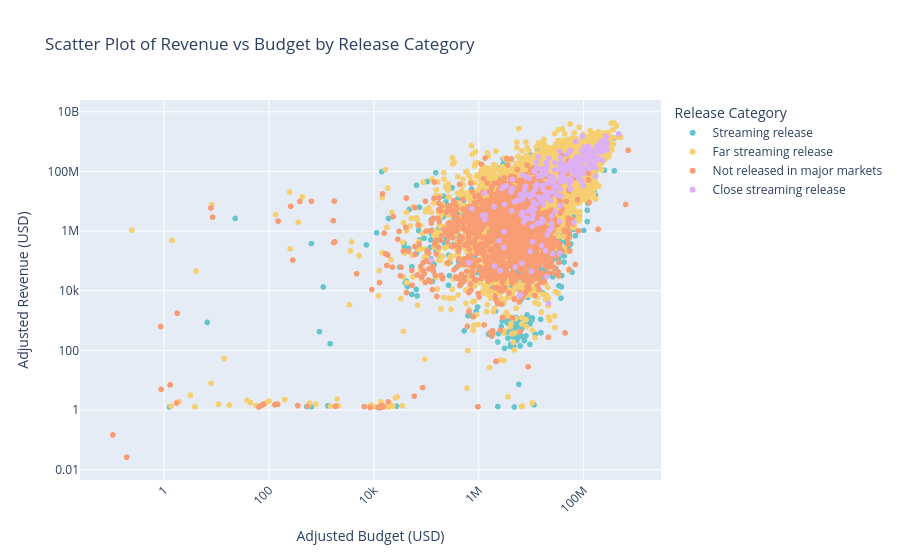

Here is the notebook cell this chart was saved with:
### Code cell
fig = px.scatter(
    filtered_data,
    x="budget_usd_adj",
    y="revenue_usd_adj",
    color="release_category",
    labels={
        "budget_usd_adj": "Adjusted Budget (USD)",
        "revenue_usd_adj": "Adjusted Revenue (USD)",
    },
    title="Scatter Plot of Revenue vs Budget by Release Category",
    log_x=True,
    log_y=True,
    color_discrete_sequence=px.colors.qualitative.Pastel,
)

fig.update_layout(
    xaxis_title="Adjusted Budget (USD)",
    yaxis_title="Adjusted Revenue (USD)",
    legend_title="Release Category",
    xaxis_tickangle=-45,
    xaxis_tickfont_size=12,
    yaxis_tickfont_size=12,
)

fig.show()

### Figure 1 — Plotly figure (JSON) as saved in the notebook; plotly's stock layout.template omitted (floating-point values rounded to 4 significant figures; data arrays with more than 128 entries replaced by an {"elided": "..."} marker saying what was removed)
{"data": [{"hovertemplate": "release_category=Streaming release<br>Adjusted Budget (USD)=%{x}<br>Adjusted Revenue (USD)=%{y}<extra></extra>", "legendgroup": "Streaming release", "marker": {"color": "rgb(102, 197, 204)", "symbol": "circle"}, "mode": "markers", "name": "Streaming release", "showlegend": true, "type": "scattergl", "x": {"elided": "2085 float values"}, "xaxis": "x", "y": {"elided": "2085 float values"}, "yaxis": "y"}, {"hovertemplate": "release_category=Far streaming release<br>Adjusted Budget (USD)=%{x}<br>Adjusted Revenue (USD)=%{y}<extra></extra>", "legendgroup": "Far streaming release", "marker": {"color": "rgb(246, 207, 113)", "symbol": "circle"}, "mode": "markers", "name": "Far streaming release", "showlegend": true, "type": "scattergl", "x": {"elided": "7977 float values"}, "xaxis": "x", "y": {"elided": "7977 float values"}, "yaxis": "y"}, {"hovertemplate": "release_category=Not released in major markets<br>Adjusted Budget (USD)=%{x}<br>Adjusted Revenue (USD)=%{y}<extra></extra>", "legendgroup": "Not released in major markets", "marker": {"color": "rgb(248, 156, 116)", "symbol": "circle"}, "mode": "markers", "name": "Not released in major markets", "showlegend": true, "type": "scattergl", "x": {"elided": "1813 float values"}, "xaxis": "x", "y": {"elided": "1813 float values"}, "yaxis": "y"}, {"hovertemplate": "release_category=Close streaming release<br>Adjusted Budget (USD)=%{x}<br>Adjusted Revenue (USD)=%{y}<extra></extra>", "legendgroup": "Close streaming release", "marker": {"color": "rgb(220, 176, 242)", "symbol": "circle"}, "mode": "markers", "name": "Close streaming release", "showlegend": true, "type": "scattergl", "x": {"elided": "256 float values"}, "xaxis": "x", "y": {"elided": "256 float values"}, "yaxis": "y"}], "layout": {"legend": {"title": {"text": "Release Category"}, "tracegroupgap": 0}, "title": {"text": "Scatter Plot of Revenue vs Budget by Release Category"}, "xaxis": {"anchor": "y", "domain": [0, 1], "tickangle": -45, "tickfont": {"size": 12}, "title": {"text": "Adjusted Budget (USD)"}, "type": "log"}, "yaxis": {"anchor": "x", "domain": [0, 1], "tickfont": {"size": 12}, "title": {"text": "Adjusted Revenue (USD)"}, "type": "log"}}}
